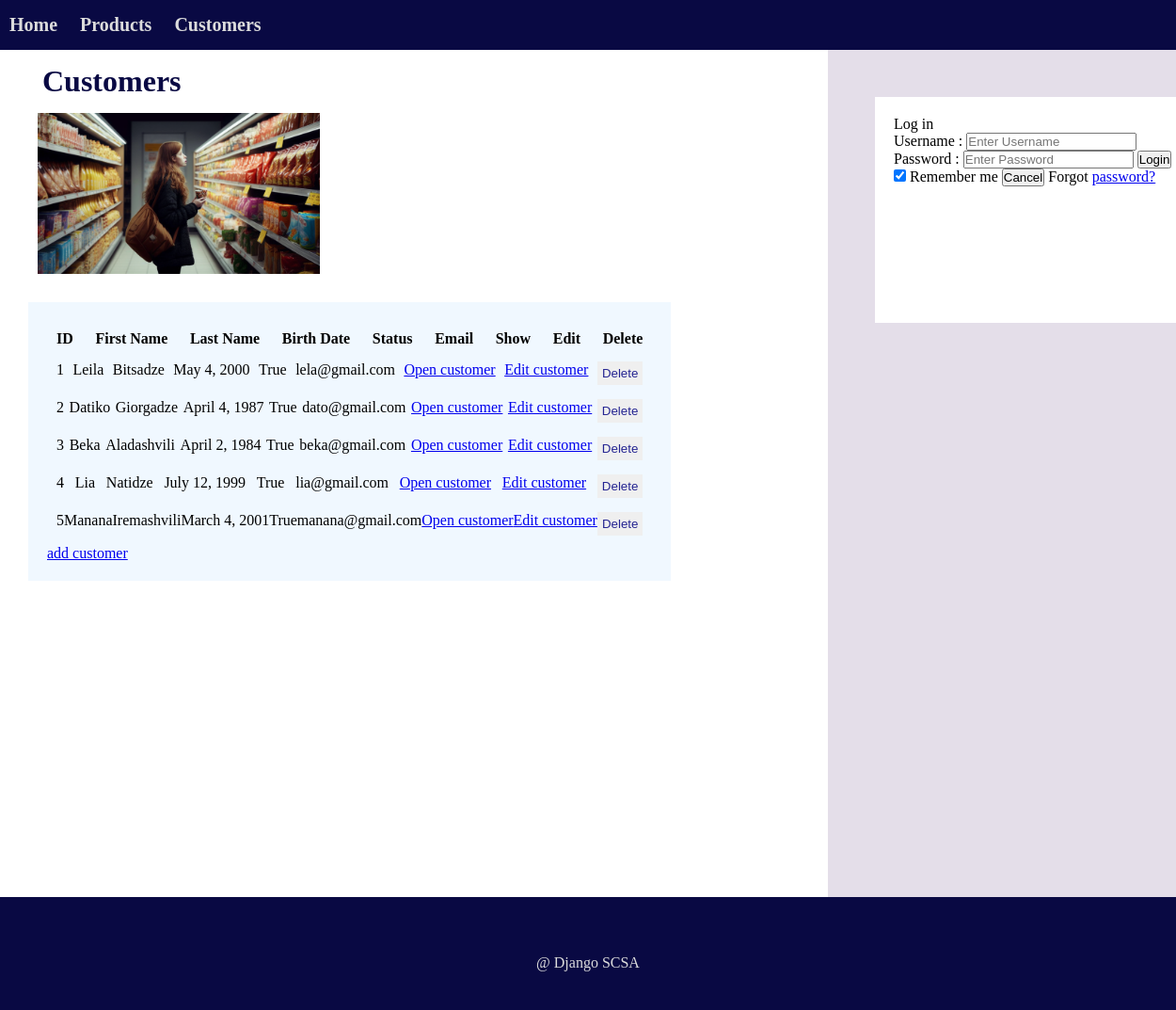
The page /customers/customer-list on the database as committed earlier.
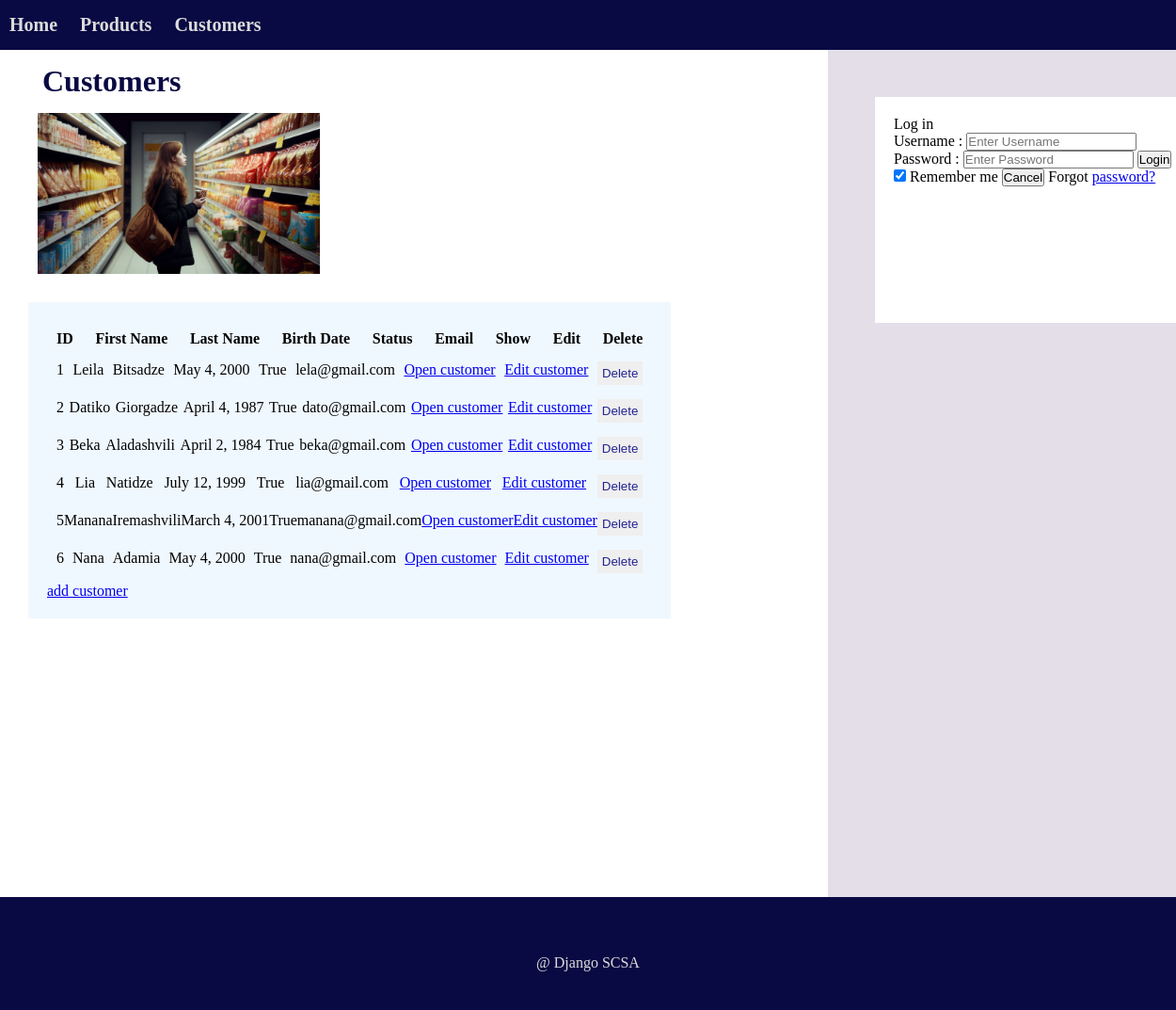
The same page on the database as committed later.
### customers/models.py (models this page shows, shortened)
class CustomerModel(models.Model):
    first_name = models.CharField(max_length=30)
    last_name = models.CharField(max_length=30)
    birth_date = models.DateField(validators=[validate_customers])
    is_active = models.BooleanField(default=True)
    email = models.EmailField(validators=[validate_email])

### customers/views.py (the view)
# urls.py: urlpatterns = [    path('', customersListView, name='customers'),]
def customersListView(request):
    customers = CustomerModel.objects.all()
    template_name = "customerslist.html"
    context = {
        'customer_list': customers,
    }
    return render(request, template_name, context)

### templates/customerslist.html (shortened to what this page needs)
{% extends 'base.html' %}
{% block content %}
{% load static %}
  <header>
    <h1>Customers </h1>
    <img src="{% static 'images/girl.png' %}" alt="Food" class="image-lists">
  <header>
  <div class="table">
    <div class="row">
      <div class="col"><h4>ID</h4></div>
      <div class="col"><h4>First Name</h4></div>
      <div class="col"><h4>Last Name</h4></div>
      <div class="col"><h4>Birth Date</h4></div>
      <div class="col"><h4>Status</h4></div>
      <div class="col"><h4>Email</h4></div>
      <div class="col"><h4>Show</h4></div>
      <div class="col"><h4>Edit</h4></div>
      <div class="col"><h4>Delete</h4></div>
    </div>
    {% for customer in customer_list %}
    <div class="row">
      <div class="col"><p>{{customer.id}}</p></div>
      <div class="col"><p>{{customer.first_name}}</p></div>
      <div class="col"><p>{{customer.last_name }}</p></div>
      <div class="col"><p>{{customer.birth_date}}</p></div>
      <div class="col"><p>{{customer.is_active}}</p></div>
      <div class="col"><p>{{customer.email}}</p></div>
      <div class="col">
        <a href="{% url 'customer' customer.id %}">Open customer</a>
    </div>
    <div class="col">
      <a href="{% url 'edit-customer' customer.id %}" >Edit customer</a>
    </div>
    <div class="col">
        <form method="POST" action="{% url 'delete-customer' customer.id %}" id="delete-form">
          <button class="edit-btn" onclick="return ConfirmDelete()">Delete</button>
        </form>
    </div>
  </div>
  {% endfor %}
  <a href="{% url 'add-customer' %}">add customer</a>
{% endblock %}

Rows that differ between the two databases and show on the page:
added CustomerModel: id "6", first_name "Nana", last_name "Adamia", birth_date "May 4, 2000", is_active "True", email "nana@gmail.com"
